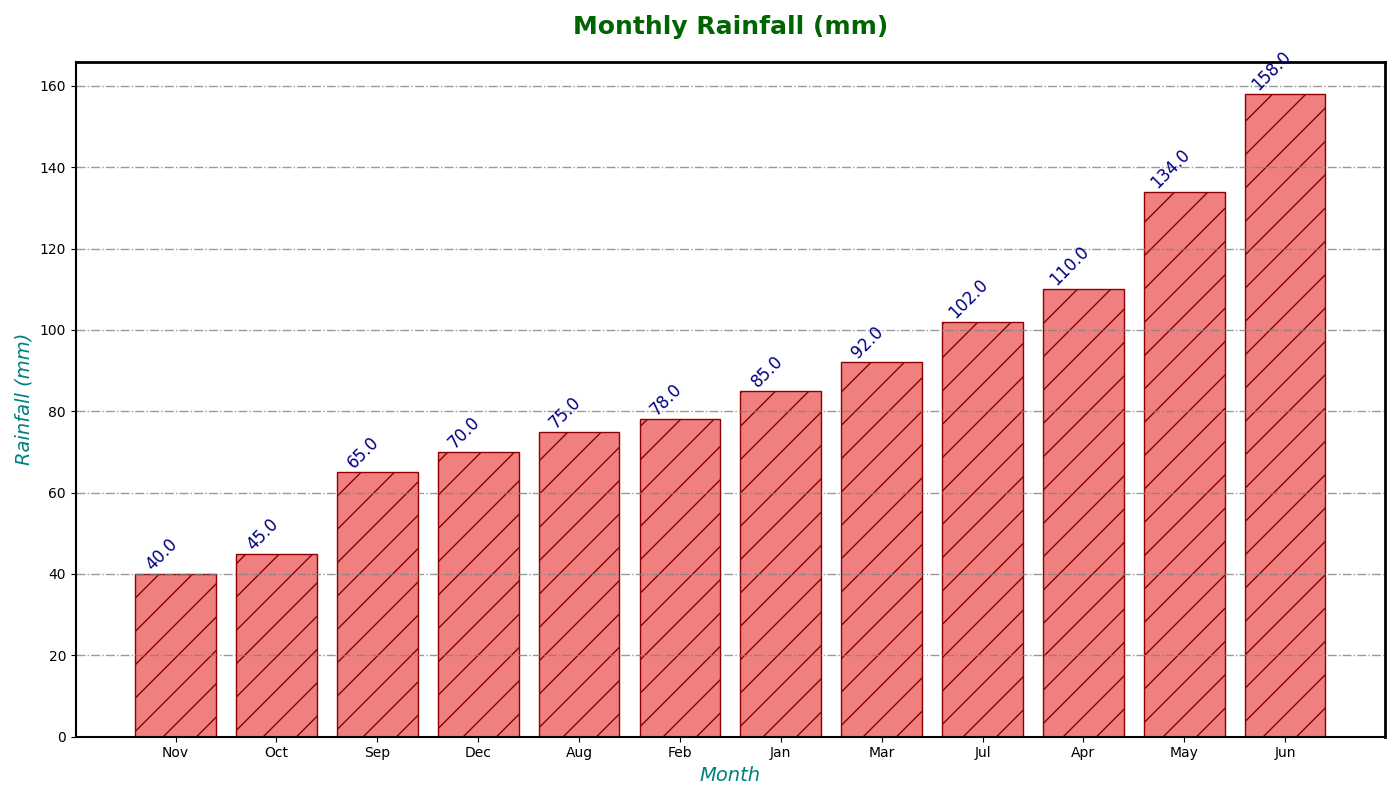

Here is the Python script that generated this plot:
import matplotlib.pyplot as plt
import numpy as np

months = np.arange(1, 13)
rainfall = np.array([85, 78, 92, 110, 134, 158, 102, 75, 65, 45, 40, 70])

sorted_indices = np.argsort(rainfall)
sorted_rainfall = rainfall[sorted_indices]
sorted_month_labels = np.array(['Jan', 'Feb', 'Mar', 'Apr', 'May', 'Jun', 'Jul', 'Aug', 'Sep', 'Oct', 'Nov', 'Dec'])[sorted_indices]

fig, ax = plt.subplots(figsize=(14, 8))

ax.bar(sorted_month_labels, sorted_rainfall, color='lightcoral', edgecolor='darkred', hatch='/')

# Adding data labels with different angle for variety
for bar in ax.containers[0]:
    height = bar.get_height()
    ax.annotate(f'{height:.1f}', xy=(bar.get_x() + bar.get_width() / 2, height), 
                xytext=(-10, 3), textcoords='offset points', rotation=45, ha='center', fontsize=12, color='navy')

# Title and labels with changed styles and positions
ax.set_title("Monthly Rainfall (mm)", fontsize=18, fontweight='heavy', pad=20, color='darkgreen')
ax.set_xlabel("Month", fontsize=14, style='italic', color='teal')
ax.set_ylabel("Rainfall (mm)", fontsize=14, style='italic', color='teal')

# Modified grid lines and line style
ax.grid(axis='y', color='gray', linestyle='-.', linewidth=1, alpha=0.8)

# Add borders
ax.spines['top'].set_linewidth(2)
ax.spines['right'].set_linewidth(2)
ax.spines['bottom'].set_linewidth(1.5)
ax.spines['left'].set_linewidth(1.5)

plt.tight_layout()
plt.show()
